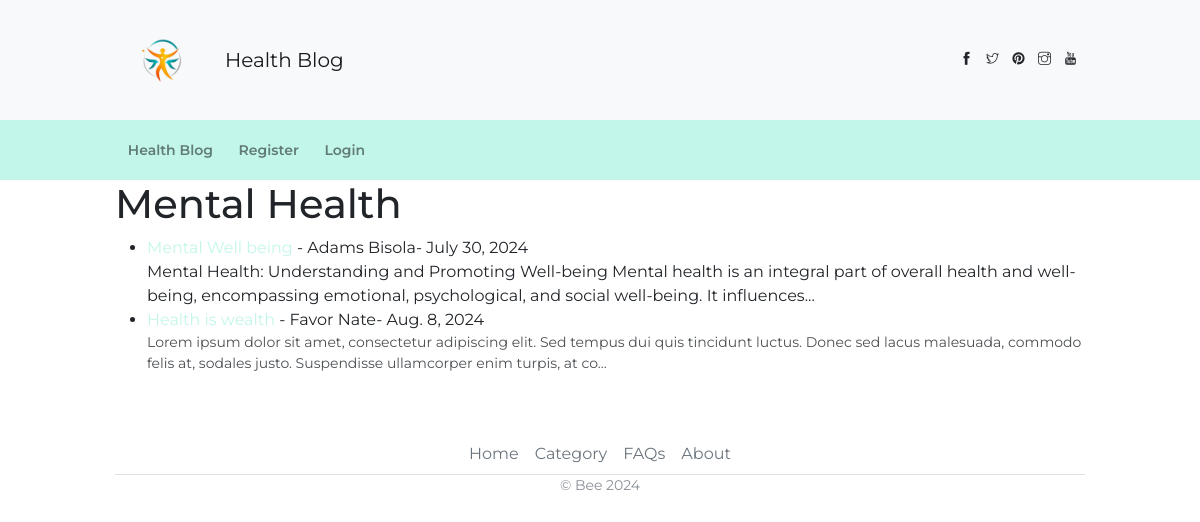
Screenshot of /category/Mental Health/ with the database file from the repository.
### blog/models.py (models this page shows, shortened)
class Post(models.Model):
    title = models.CharField(max_length=100)
    title_tag = models.CharField(max_length=100)
    author = models.ForeignKey(User, on_delete=models.CASCADE)
    body = models.TextField()
    date_created = models.DateField(auto_now_add=True)
    category = models.CharField(max_length=100, default= 'Nutrition')
    likes = models.ManyToManyField(User, related_name='blog_posts')

### blog/views.py (the view)
# urls.py: path('category/<str:cats>/', CategoryView, name='category'),
def CategoryView(request, cats):
    category_posts = Post.objects.filter(category=cats)
    return render(request, 'blog/categories.html', {'cats': cats.title(), 'category_posts': category_posts })

### templates/blog/categories.html (shortened to what this page needs)
{% extends 'base.html' %}
{% block content %}
<div class="container">
    <div class="page-container">
        <div class="page-content">
{% if category_posts %}
    <h1>{{ cats }}</h1>
    <ul>
        {% for post  in category_posts %}
            <li><a href="{% url 'article-detail' post.pk %}">
            {{post.title }}</a>
            - {{ post.author.first_name }}
            {{post.author.last_name }}-
            {{ post.date_created }} <br/>
            {{ post.body|slice:":200"|safe }}...</li>
        {% endfor %}
        </ul>
{% else %}
Sorry this page doesn't exist!
{% endif %}
{% endblock %}

### rows the page displays
Post: title "Mental Well being", author.first_name "Adams", author.last_name "Bisola", date_created "July 30, 2024", body "Mental Health: Understanding and Promoting Well-being Mental health is an integral part of overall health and well-being, encompassing emotional, psychological, and social well-being. It influences"
Post: title "Health is wealth", author.first_name "Favor", author.last_name "Nate", date_created "Aug. 8, 2024", body "Lorem ipsum dolor sit amet, consectetur adipiscing elit. Sed tempus dui quis tincidunt luctus. Donec sed lacus malesuada, commodo felis at, sodales justo. Suspendisse ullamcorper enim turpis, at co"

### other values shown
{{ cats }} "Mental Health"
